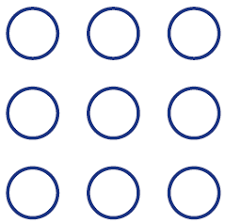
//> input picture circles.png, 225 x 224 px
$ ./Template_matching   (built with g++ and OpenCV 4)
//> lines starting //> are read from the running program, lines starting //| are printed output that depends on the picture; after the words box and inside, x2 and y2 are one past the last pixel; in counts of white or black regions, pixels touching at a corner belong together
#include<opencv2\opencv.hpp>
#include<iostream>

using namespace cv;
using namespace std;

int main() {
	int i, height, width, count = 0, percent, progress, r, c, x, y, g = 0, h = 0, k = 0;
	cout << "Enter the height of the image :"<<endl;
	cin >> height;
//> the answer given: 100
	cout <<endl<< "Enter the width of the image :" << endl;
	cin >> width;
//> the answer given: 100
	Mat img = imread("circles.png");
//> img is the input picture: 224 rows x 225 cols, CV_8UC3; mean B, G, R 242.7, 235.4, 233.3
	Mat tmp = imread("template.jpg");
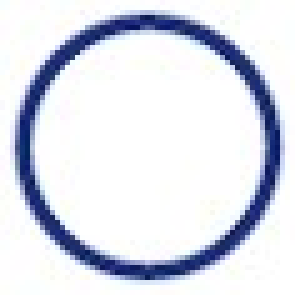
//> input picture template.jpg, 59 x 59 px (shown 5 times larger)
//> tmp is the input picture: 59 rows x 59 cols, CV_8UC3; mean B, G, R 233.4, 222.8, 219.5
	int arr1[224][225][3]; //main image
	int arr2[59][59][3]; //template
	for ( r = 0; r < img.rows; r++) {
		for ( c = 0; c < img.cols; c++) {
			int a, b, d, *p, *q, *s;
			a = img.at<Vec3b>(r, c)(0);
			b = img.at<Vec3b>(r, c)(1);
			d = img.at<Vec3b>(r, c)(2);
			p = &a;
			q = &b;
			s = &d;
			int arr[3] = { *p,*q,*s };
			for (i = 0; i < 3; i++) {
				arr1[r][c][i] = arr[i];
			}

		}
	}


	//matrix formation for template image

	for ( r = 0; r < tmp.rows; r++) {
		for ( c = 0; c < tmp.cols; c++) {
			int a, b, d, *p, *q, *s;
			a = tmp.at<Vec3b>(r, c)(0);
			b = tmp.at<Vec3b>(r, c)(1);
			d = tmp.at<Vec3b>(r, c)(2);
			p = &a;
			q = &b;
			s = &d;
			int arr[3] = { *p,*q,*s };
			for (i = 0; i < 3; i++) {
				arr2[r][c][i] = arr[i];
			}

		}
	}


	//comparing the values of img and tmp
	for (int m = 0; m < (img.rows - tmp.rows); m++) {
		for (int n = 0; n < (img.cols-tmp.cols); n++) {
			for ( r = 0; r < tmp.rows; r++) {
				for ( c = 0; c < tmp.cols; c++) {
					for (i = 0; i < 3; i++) {
						int a, b;
						a = arr1[m + r][n + c][i] - 25;      //deflection of 50
						b = arr1[m + r][n + c][i] + 25;
						if (a <= arr2[r][c][i] && arr2[r][c][i] <= b )count++;
						else;


					}
				}
				//reducing number of iterations
				//currently increases by 16%
				percent = (count * 100) / 10443;
				progress = (r * 100) / tmp.rows;
				if (progress >= 60 && percent <= 50) {
					k++;
					break;
				}
				else;
			}
			percent = (count * 100) / 10443;
			if (percent > 85) {
				cout << m + r - 59 << endl << n + c - 59 <<endl<<  percent << endl << endl;
				//mark at the start image
				//img.at<Vec3b>(m + r - 59, n + c - 59)(0) = 0;
				//img.at<Vec3b>(m + r - 59, n + c - 59)(1) = 0;
				//img.at<Vec3b>(m + r - 59, n + c - 59)(2) = 150;

				//marks at end of coloumns
					for (int h = 0; h < 59; h++) {
						int q = 0;
						for (int i = 0; i < 2; i++) {
							img.at<Vec3b>(m + q, n + h)(0) = 0;
							img.at<Vec3b>(m + q, n + h)(1) = 200;
							img.at<Vec3b>(m + q, n + h)(2) = 0;
							q = 58;
						}
					}

				//marks at end of rows
					for (int g = 1; g < 58; g++) {
						int q = 0;
						for (int i = 0; i < 2; i++) {
							img.at<Vec3b>(m + g, n + q)(0) = 0;
							img.at<Vec3b>(m + g, n + q)(1) = 200;
							img.at<Vec3b>(m + g, n + q)(2) = 0;
							q = 58;
						}
					}


				//mark at end of image
				//img.at<Vec3b>(m + r , n + c )(0) = 0;
				//img.at<Vec3b>(m + r , n + c )(1) = 0;
				//img.at<Vec3b>(m + r , n + c )(2) = 150;
			}
			else;

			count = 0;
		}
	}
//> this loop made 165 passes
//> (percent, progress, k) on passes 1 to 3: (47, 61, 166), (48, 61, 332), (50, 61, 495)
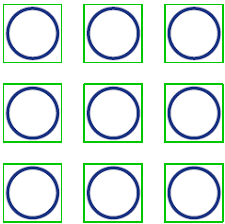
//> img: 224 rows x 225 cols, CV_8UC3; 6.9% of pixels changed, all inside (x1, y1, x2, y2) = (3, 4, 224, 223)
//> after the loop, count = 0; percent = 85; progress = 98; k = 27306
	cout << endl << k << endl;
//| 27306
	namedWindow("result", WINDOW_NORMAL);
	imshow("result", img);
	waitKey();

}
